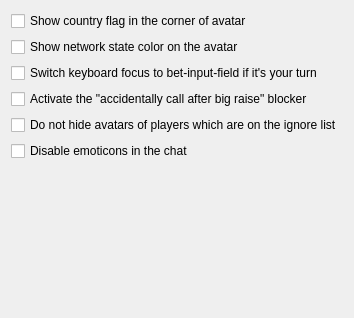
           <widget class="QWidget" name="tab_8">
            <attribute name="title">
             <string>Network / Internet Game</string>
            </attribute>
            <layout class="QGridLayout" name="gridLayout_24">
             <item row="4" column="0">
              <widget class="QCheckBox" name="checkBox_dontHideAvatarsOfIgnored">
               <property name="text">
                <string>Do not hide avatars of players which are on the ignore list</string>
               </property>
              </widget>
             </item>
             <item row="6" column="0">
              <spacer name="verticalSpacer_7">
               <property name="orientation">
                <enum>Qt::Vertical</enum>
               </property>
               <property name="sizeHint" stdset="0">
                <size>
                 <width>20</width>
                 <height>146</height>
                </size>
               </property>
              </spacer>
             </item>
             <item row="5" column="0">
              <widget class="QCheckBox" name="checkBox_disableChatEmoticons">
               <property name="text">
                <string>Disable emoticons in the chat</string>
               </property>
              </widget>
             </item>
             <item row="2" column="0">
              <widget class="QCheckBox" name="checkBox_enableBetInputFocusSwitch">
               <property name="text">
                <string>Switch keyboard focus to bet-input-field if it's your turn</string>
               </property>
              </widget>
             </item>
             <item row="3" column="0">
              <widget class="QCheckBox" name="checkBox_enableAccidentallyCallBlocker">
               <property name="text">
                <string>Activate the &quot;accidentally call after big raise&quot; blocker</string>
               </property>
              </widget>
             </item>
             <item row="0" column="0">
              <widget class="QCheckBox" name="checkBox_showCountryFlagInAvatar">
               <property name="text">
                <string>Show country flag in the corner of avatar</string>
               </property>
              </widget>
             </item>
             <item row="1" column="0">
              <widget class="QCheckBox" name="checkBox_showPingStateInAvatar">
               <property name="text">
                <string>Show network state color on the avatar</string>
               </property>
              </widget>
             </item>
            </layout>
           </widget>
